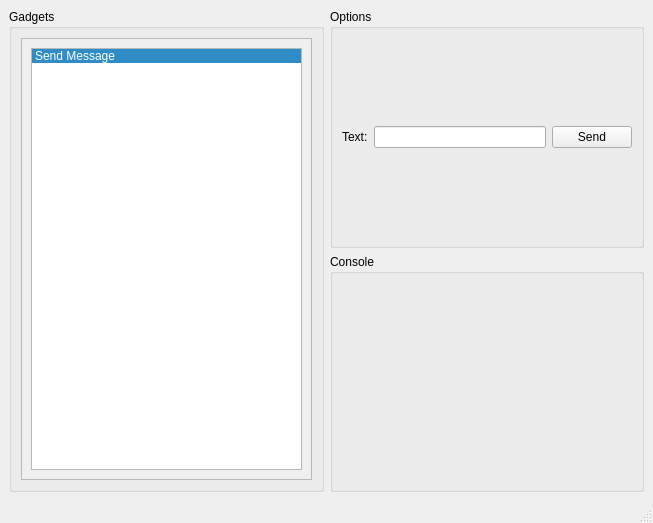
<?xml version="1.0" encoding="UTF-8"?>
<ui version="4.0">
 <class>MainWindowSession</class>
 <widget class="QMainWindow" name="MainWindowSession">
  <property name="geometry">
   <rect>
    <x>0</x>
    <y>0</y>
    <width>653</width>
    <height>523</height>
   </rect>
  </property>
  <property name="windowTitle">
   <string>TrojanTroll</string>
  </property>
  <widget class="QWidget" name="centralwidget">
   <layout class="QGridLayout" name="gridLayout">
    <item row="0" column="1">
     <widget class="QGroupBox" name="groupBox_2">
      <property name="title">
       <string>Options</string>
      </property>
      <layout class="QGridLayout" name="gridLayout_4">
       <item row="0" column="0">
        <widget class="QLabel" name="label">
         <property name="text">
          <string>Text:</string>
         </property>
        </widget>
       </item>
       <item row="0" column="1">
        <widget class="QLineEdit" name="lineEdit"/>
       </item>
       <item row="0" column="2">
        <widget class="QPushButton" name="pushButton">
         <property name="text">
          <string>Send</string>
         </property>
        </widget>
       </item>
      </layout>
     </widget>
    </item>
    <item row="0" column="0" rowspan="2">
     <widget class="QGroupBox" name="groupBox">
      <property name="title">
       <string>Gadgets</string>
      </property>
      <layout class="QGridLayout" name="gridLayout_2">
       <item row="0" column="0">
        <widget class="QScrollArea" name="scrollArea">
         <property name="widgetResizable">
          <bool>true</bool>
         </property>
         <widget class="QWidget" name="scrollAreaWidgetContents">
          <property name="geometry">
           <rect>
            <x>0</x>
            <y>0</y>
            <width>275</width>
            <height>418</height>
           </rect>
          </property>
          <layout class="QGridLayout" name="gridLayout_5">
           <item row="0" column="0">
            <widget class="QListWidget" name="listWidget">
             <property name="currentRow">
              <number>0</number>
             </property>
             <item>
              <property name="text">
               <string>Send Message</string>
              </property>
             </item>
            </widget>
           </item>
          </layout>
         </widget>
        </widget>
       </item>
      </layout>
     </widget>
    </item>
    <item row="1" column="1">
     <widget class="QGroupBox" name="groupBox_3">
      <property name="title">
       <string>Console</string>
      </property>
      <layout class="QGridLayout" name="gridLayout_3">
       <item row="0" column="0">
        <layout class="QGridLayout" name="gridLayout_6"/>
       </item>
      </layout>
     </widget>
    </item>
   </layout>
  </widget>
  <widget class="QMenuBar" name="menubar">
   <property name="geometry">
    <rect>
     <x>0</x>
     <y>0</y>
     <width>653</width>
     <height>22</height>
    </rect>
   </property>
  </widget>
  <widget class="QStatusBar" name="statusbar"/>
 </widget>
 <resources/>
 <connections>
  <connection>
   <sender>pushButton</sender>
   <signal>clicked()</signal>
   <receiver>MainWindowSession</receiver>
   <slot>doSend()</slot>
   <hints>
    <hint type="sourcelabel">
     <x>599</x>
     <y>65</y>
    </hint>
    <hint type="destinationlabel">
     <x>737</x>
     <y>303</y>
    </hint>
   </hints>
  </connection>
 </connections>
 <slots>
  <slot>doSend()</slot>
 </slots>
</ui>
